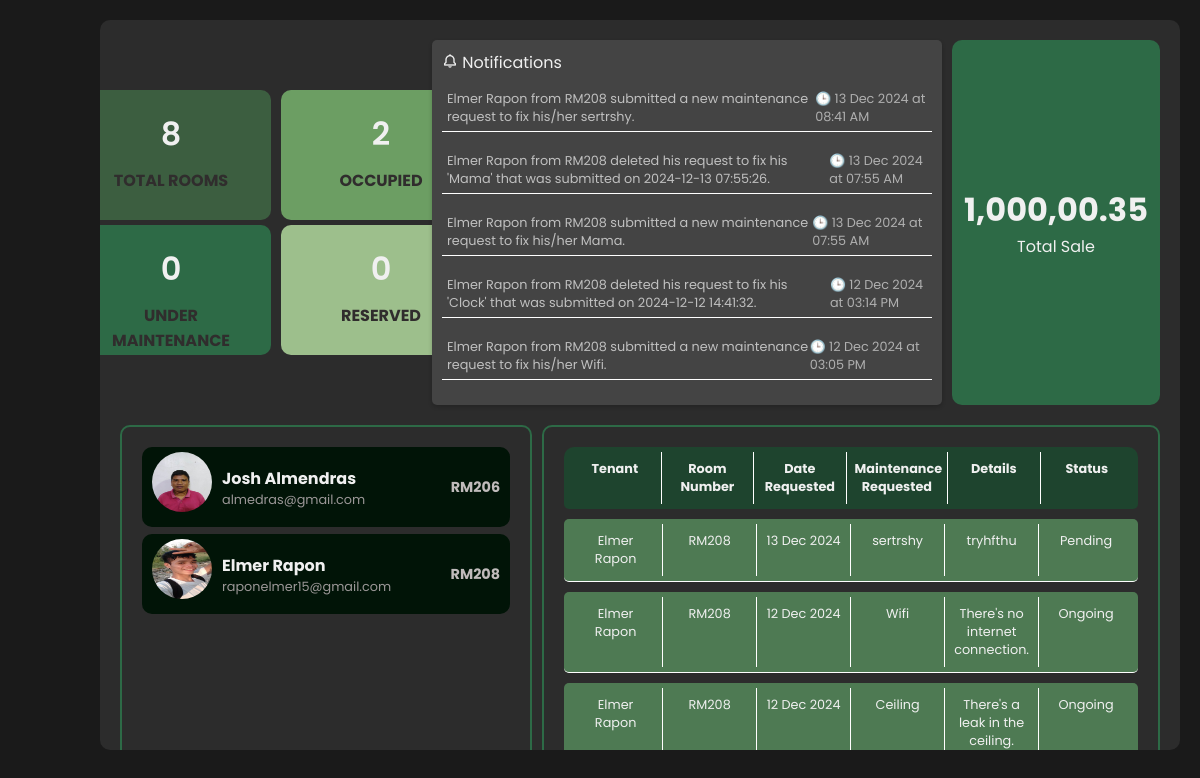
The page /MANAGEMENT/Dashboard/manDash.php on the database its author committed.
### tables this page shows
CREATE TABLE `tenant_details` (
  `tc_id` int(10) NOT NULL,
  `id` int(20) NOT NULL,
  `profile` varchar(200) NOT NULL,
  `fname` varchar(50) NOT NULL,
  `lname` varchar(50) NOT NULL,
  `gender` varchar(20) NOT NULL,
  `number_of_occupants` int(20) NOT NULL,
  `email_address` varchar(100) NOT NULL,
  `contact_number` varchar(20) NOT NULL,
  `religion` varchar(100) NOT NULL,
  `nationality` varchar(100) NOT NULL,
  `occupation` varchar(100) NOT NULL
);

CREATE TABLE `room` (
  `room_id` int(20) NOT NULL,
  `room_image` varchar(200) NOT NULL,
  `room_number` varchar(20) NOT NULL,
  `room_type` varchar(20) NOT NULL,
  `room_size` int(100) NOT NULL,
  `room_aminities` text NOT NULL,
  `room_utilities` text NOT NULL,
  `rental_rates` decimal(50,2) NOT NULL,
  `room_payfre` varchar(50) NOT NULL DEFAULT 'Monthly',
  `room_deporate` decimal(50,2) NOT NULL,
  `room_status` varchar(50) NOT NULL
);

CREATE TABLE `maintenance_requests` (
  `id` int(11) NOT NULL,
  `tenant_id` int(11) NOT NULL,
  `date_requested` timestamp NOT NULL DEFAULT current_timestamp(),
  `item_name` varchar(255) DEFAULT NULL,
  `item_desc` text DEFAULT NULL,
  `status` enum('Pending','Done','Ongoing','Declined') DEFAULT 'Pending'
);

### MANAGEMENT/Dashboard/manDash.php (the view, shortened to what this page needs)
<?php
include_once '../../DATABASE/dbConnector.php';
$sql_total_rooms = "SELECT COUNT(*) as count FROM room";
$result_total_rooms = $conn->query($sql_total_rooms);
$total_rooms = 0;
if ($result_total_rooms && $result_total_rooms->num_rows > 0) {
    $row = $result_total_rooms->fetch_assoc();
    $total_rooms = $row['count'];
}
$sql_rooms = "SELECT room_status, COUNT(*) as count FROM room GROUP BY room_status";
$result_rooms = $conn->query($sql_rooms);
$room_counts = [
    'under_maintenance' => 0,
    'occupied' => 0,
    'reserved' => 0
];
if ($result_rooms && $result_rooms->num_rows > 0) {
    while ($row = $result_rooms->fetch_assoc()) {
        switch ($row['room_status']) {
            case 'occupied':
                $room_counts['occupied'] = $row['count'];
                break;
        }
    }
}
$sql_notifications = "SELECT message, created_at FROM notifications WHERE type NOT IN ('maintenance-admin', 'payment-admin') ORDER BY created_at DESC LIMIT 5";
$result_notifications = $conn->query($sql_notifications);
$notifications = [];
if ($result_notifications && $result_notifications->num_rows > 0) {
    while ($row = $result_notifications->fetch_assoc()) {
        $notifications[] = [
            'message' => $row['message'],
            'timestamp' => date('d M Y \a\t h:i A', strtotime($row['created_at']))
        ];
    }
} else {
    $notifications[] = [
        'message' => 'No notifications available.',
        'timestamp' => ''
    ];
}
$sql_users = "
    SELECT td.profile, td.fname, td.lname, td.email_address, r.room_number, r.room_status
    FROM tenant_details td
    JOIN booking b ON td.tc_id = b.tenant_id
    JOIN room r ON b.room_id = r.room_id
    ORDER BY b.booking_start_date DESC
    LIMIT 5
";
$result_users = $conn->query($sql_users);
$users = [];
if ($result_users && $result_users->num_rows > 0) {
    while ($row = $result_users->fetch_assoc()) {
        if ($row['room_status'] === 'occupied') {
            $users[] = [
                'profile' => $row['profile'],
                'full_name' => $row['fname'] . ' ' . $row['lname'],
                'email' => $row['email_address'],
                'room_number' => $row['room_number']
            ];
        }
    }
}
$sql_maintenance_requests = "
    SELECT
        mr.id AS request_id,
        td.fname,
        td.lname,
        td.email_address,
        mr.date_requested,
        mr.item_name,
        mr.item_desc,
        mr.status,
        r.room_number
    FROM maintenance_requests mr
    JOIN tenant_details td ON mr.tenant_id = td.tc_id
    JOIN booking b ON td.tc_id = b.tenant_id
    JOIN room r ON b.room_id = r.room_id
    ORDER BY mr.date_requested DESC
    LIMIT 5
";
$result_maintenance_requests = $conn->query($sql_maintenance_requests);
$maintenance_requests = [];
if ($result_maintenance_requests && $result_maintenance_requests->num_rows > 0) {
    while ($row = $result_maintenance_requests->fetch_assoc()) {
        $maintenance_requests[] = [
            'tenant_name' => $row['fname'] . ' ' . $row['lname'],
            'email' => $row['email_address'],
            'date_requested' => date('d M Y', strtotime($row['date_requested'])),
            'item_name' => $row['item_name'],
            'item_desc' => $row['item_desc'],
            'status' => $row['status'],
            'room_number' => $row['room_number']
        ];
    }
}
?>
<!DOCTYPE html>
<html lang="en">
<head>
    <link rel="stylesheet" href="https://cdnjs.cloudflare.com/ajax/libs/font-awesome/6.0.0-beta3/css/all.min.css">
    <link rel="stylesheet" href="manDash.css?v=1.10">
</head>
<body>
    <div class="wrapper">
        <div class="room-notif-pay">
            <div class="room">
                <div class="room1">
                    <div class="room-cat totro">
                        <span><?php echo $total_rooms; ?></span>
                        <p>TOTAL ROOMS</p>
                    </div>
                    <div class="room-cat unman">
                        <span><?php echo $room_counts['under_maintenance']; ?></span>
                        <p>UNDER MAINTENANCE</p>
                    </div>
                </div>
                <div class="room1">
                    <div class="room-cat occu">
                        <span><?php echo $room_counts['occupied']; ?></span>
                        <p>OCCUPIED</p>
                    </div>
                    <div class="room-cat reser">
                        <span><?php echo $room_counts['reserved']; ?></span>
                        <p>RESERVED</p>
                    </div>
                </div>
            </div>
            <div class="notification">
                <span><i class='bx bx-bell icon'></i> Notifications</span>
                <?php if (!empty($notifications)): ?>
                    <?php foreach ($notifications as $notification): ?>
                        <div class="notifi">
                            <p class="description"><?php echo $notification['message']; ?></p>
                            <div class="timestamp">
                                <span>🕒</span> <?php echo $notification['timestamp']; ?>
                            </div>
                        </div>
                    <?php endforeach; ?>
                <?php else: ?>
                    <div class="notifi">
                        <p>No notifications available.</p>
                    </div>
                <?php endif; ?>
            </div>
            <div class="sale">
                <h1>1,000,00.35</h1>
                <span>Total Sale</span>
            </div>
        </div>
        <div class="user-notif-main">
            <div class="user">
                <?php foreach ($users as $user): ?>
                    <div class="user-card">
                        <div class="profile">
                            <img src="../../USER PAGE/Tenant_Profile/uploads/<?php echo $user['profile']; ?>" alt="profile">
                            <div class="name">
                                <h4><?php echo $user['full_name']; ?></h4>
                                <span><?php echo $user['email']; ?></span>
                            </div>
                        </div>
                        <div class="div"><?php echo $user['room_number']; ?></div>
                    </div>
                <?php endforeach; ?>
            </div>
            <div class="maintenance-notif">
                <div class="maintenance">
                    <div class="maintenance-table-header">
                        <div class="maintenance-header-item">Tenant</div>
                        <div class="maintenance-header-item">Room Number</div>
                        <div class="maintenance-header-item">Date Requested</div>
                        <div class="maintenance-header-item">Maintenance Requested</div>
                        <div class="maintenance-header-item">Details</div>
                        <div class="maintenance-header-item">Status</div>
                    </div>
                    <?php foreach ($maintenance_requests as $request): ?>
                        <div class="maintenance-table-row">
                            <div class="maintenance-item"><?php echo $request['tenant_name']; ?></div>
                            <div class="maintenance-item"><?php echo $request['room_number']; ?></div>
                            <div class="maintenance-item"><?php echo $request['date_requested']; ?></div>
                            <div class="maintenance-item"><?php echo $request['item_name']; ?></div>
                            <div class="maintenance-item"><?php echo $request['item_desc']; ?></div>
                            <div class="maintenance-item"><?php echo $request['status']; ?></div>
                        </div>
                    <?php endforeach; ?>
                </div>
            </div>
        </div>
    </div>
</body>
</html>

### MANAGEMENT/Dashboard/manDash.css (style rules this page uses)
html { scroll-behavior: smooth; }
body { margin: 0; font-family: "Poppins", sans-serif; background-color: #1a1a1a; color: #f0f0f0; overflow: hidden; }
html, body { height: 100%; margin: 0; }
* { margin: 0; padding: 0; box-sizing: border-box; }
.wrapper { margin-top: 20px; margin-bottom: 50px; margin-left: 100px; margin-right: 20px; padding: 20px; display: flex; flex-direction: column; background-color: #2c2c2c; border-radius: 10px; width: calc(100% - 120px); height: calc(100vh - 70px); overflow: hidden; }
.room-notif-pay { display: flex; flex-direction: row; }
.room { width: 30%; display: flex; align-items: center; justify-content: center; }
.room-cat { width: 200px; height: 130px; margin: 5px; text-align: center; background-color: #444; padding: 20px; border-radius: 10px; color: #f0f0f0; }
.room-cat span { font-size: 2rem; font-weight: 600; }
.room-cat p { margin-top: 10px; font-size: 1rem; color: #302d2d; font-weight: bold; }
.totro { background-color: #3c5e40; }
.unman { background-color: #2d6a46; }
.occu { background-color: #6c9e63; }
.reser { background-color: #9dbf8c; }
.user { padding: 20px; height: 470px; width: 40%; border-radius: 10px; border: solid 2px #2d6a46; overflow: hidden; }
.user-card { width: 100%; margin-bottom: 7px; height: 80px; padding: 10px; border-radius: 10px; color: #f0f0f0; display: flex; flex-direction: row; align-items: center; justify-content: space-between; background-color: #011407; }
.profile { display: flex; flex-direction: row; }
.user-card .profile img { width: 60px; height: 60px; border-radius: 50%; margin-bottom: 10px; }
.user-card .name { font-size: 1rem; }
.name { padding-left: 10px; justify-content: center; display: flex; flex-direction: column; }
.name span { font-size: 0.8rem; color:#9b9797; }
.user-card .div { font-size: 0.9rem; font-weight: bold; color: #c0bbbb; }
.user-notif-main { display: flex; flex-direction: row; width: 100%; margin-top: 20px; }
.maintenance-notif { margin-left: 10px; padding: 20px; height: 470px; width: 60%; border-radius: 10px; border: solid 2px #2d6a46; overflow: hidden; }
.maintenance { margin-bottom: 20px; }
.maintenance-table-header, .maintenance-table-row { display: flex; flex-direction: row; justify-content: space-between; padding: 5px; background-color: #444; color: #f0f0f0; border-radius: 5px; margin-bottom: 10px; }
.maintenance-table-header { font-weight: bold; background-color: #1e442e; border-top-left-radius: 10px; border-top-right-radius: 10px; }
.maintenance-table-row { background-color: #4e7a53; border-bottom: 1px solid white; }
.maintenance-table-header .maintenance-header-item, .maintenance-table-row .maintenance-item { width: 18%; text-align: center; padding: 8px; font-size: 0.8rem; border-right: 1px solid white; }
.maintenance-table-row .maintenance-item:last-child, .maintenance-table-header .maintenance-header-item:last-child { border-right: none; }
.notification { padding: 10px; background-color: #444; border-radius: 5px; box-shadow: 0 2px 4px rgba(0, 0, 0, 0.2); width: 50%; }
.notification .notifi { margin-top: 10px; margin-bottom: 15px; display: flex; flex-direction: row; justify-content: space-between; border-bottom: solid 1px white; padding: 5px; }
.notification .description { font-size: 0.8rem; color: #c0c0c0; }
.notification .timestamp { font-size: 0.8rem; color: #b0b0b0; }
.sale { display: flex; flex-direction: column; justify-content: center; align-items: center; width: 20%; padding: 20px; height: 100%; background-color: #2d6a46; margin-left: 10px; border-radius: 10px; }
.sale h1, .sale span { text-align: center; }
.sale h1 { font-weight: bold; }

### rows shown on the page
tenant_details: profile (picture), full_name "Josh Almendras", email_address "almedras@gmail.com", room.room_number "RM206"
tenant_details: profile (picture), full_name "Elmer Rapon", email_address "raponelmer15@gmail.com", room.room_number "RM208"
maintenance_requests: tenant_name "Elmer Rapon", room.room_number "RM208", date_requested "13 Dec 2024", item_name "sertrshy", item_desc "tryhfthu", status "Pending"
maintenance_requests: tenant_name "Elmer Rapon", room.room_number "RM208", date_requested "12 Dec 2024", item_name "Wifi", item_desc "There's no internet connection.", status "Ongoing"
maintenance_requests: tenant_name "Elmer Rapon", room.room_number "RM208", date_requested "12 Dec 2024", item_name "Ceiling", item_desc "There's a leak in the ceiling.…", status "Ongoing"

### other values the page prints
$total_rooms "8"
$room_counts['under_maintenance'] "0"
$room_counts['occupied'] "2"
$room_counts['reserved'] "0"
$notification['message'] "Elmer Rapon from RM208 submitted a new maintenance request to fix his/her sertrshy."
$notification['timestamp'] "13 Dec 2024 at 08:41 AM"
$notification['message'] "Elmer Rapon from RM208 deleted his request to fix his 'Mama' that was submitted on 2024-12-13 07:55:26."
$notification['timestamp'] "13 Dec 2024 at 07:55 AM"
$notification['message'] "Elmer Rapon from RM208 submitted a new maintenance request to fix his/her Mama."
$notification['message'] "Elmer Rapon from RM208 deleted his request to fix his 'Clock' that was submitted on 2024-12-12 14:41:32."
$notification['timestamp'] "12 Dec 2024 at 03:14 PM"
$notification['message'] "Elmer Rapon from RM208 submitted a new maintenance request to fix his/her Wifi."
$notification['timestamp'] "12 Dec 2024 at 03:05 PM"
